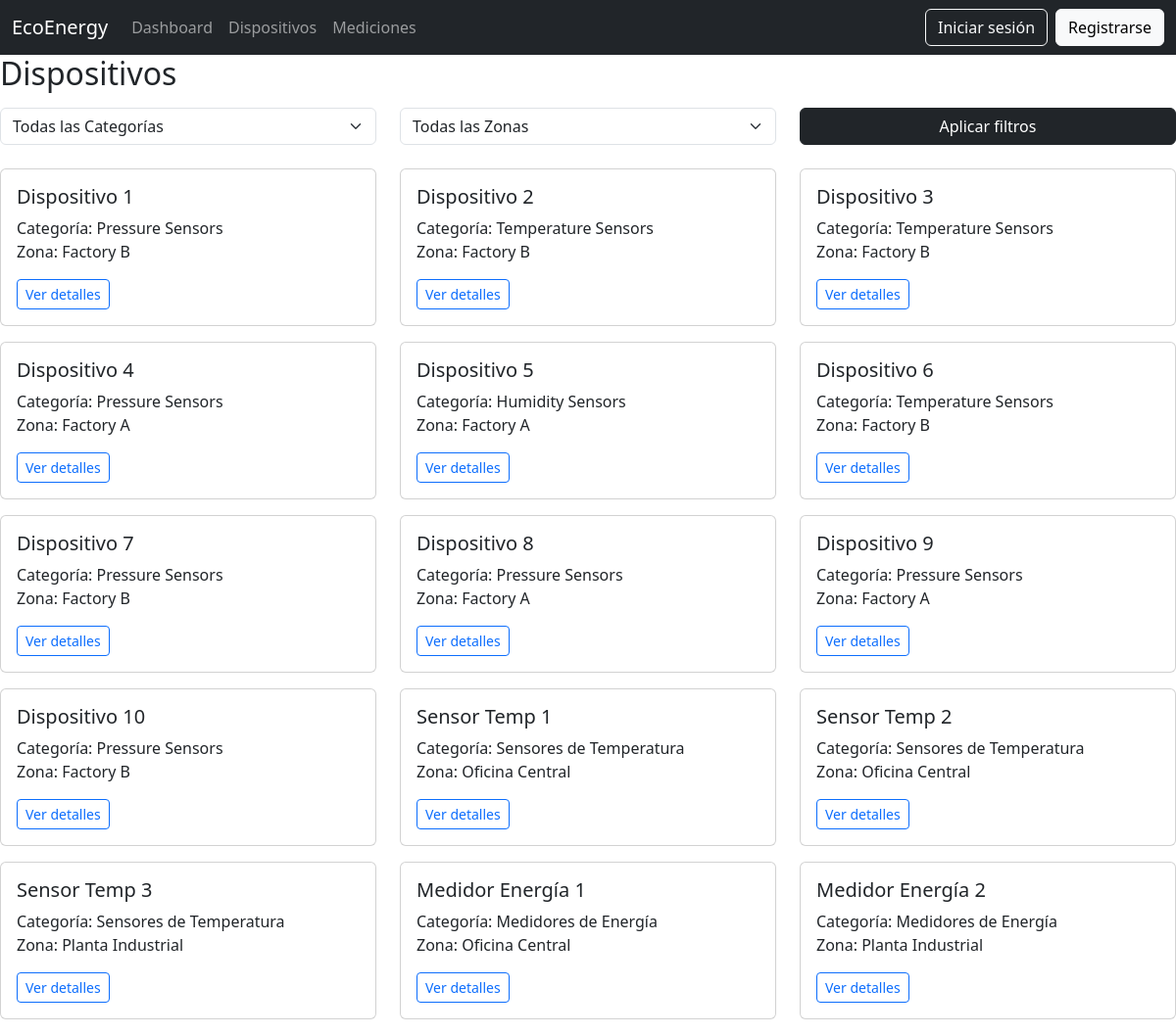
Page /devices/ on the committed database.
### core/models.py (models this page shows, shortened)
class Device(models.Model):
    name = models.CharField(max_length=100)
    category = models.ForeignKey(Category, on_delete=models.CASCADE)
    zone = models.ForeignKey(Zone, on_delete=models.CASCADE)
    organization = models.ForeignKey(Organization, on_delete=models.CASCADE)
    created_at = models.DateTimeField(auto_now_add=True)
    updated_at = models.DateTimeField(auto_now=True)
    deleted_at = models.DateTimeField(null=True, blank=True)

class Category(models.Model):
    name = models.CharField(max_length=100)
    organization = models.ForeignKey(Organization, on_delete=models.CASCADE)
    created_at = models.DateTimeField(auto_now_add=True)
    updated_at = models.DateTimeField(auto_now=True)
    deleted_at = models.DateTimeField(null=True, blank=True)

class Zone(models.Model):
    name = models.CharField(max_length=100)
    organization = models.ForeignKey(Organization, on_delete=models.CASCADE)
    created_at = models.DateTimeField(auto_now_add=True)
    updated_at = models.DateTimeField(auto_now=True)
    deleted_at = models.DateTimeField(null=True, blank=True)

### core/views.py (the view)
# urls.py: path("devices/", views.device_list, name="device_list"),
def device_list(request):
    category_id = request.GET.get("category", "all")
    zone_id = request.GET.get("zone", "all")
    devices = Device.objects.all()
    categories = Category.objects.all()
    zones = Zone.objects.all()
    if category_id != "all":
        devices = devices.filter(category_id=category_id)
    if zone_id != "all":
        devices = devices.filter(zone_id=zone_id)
    context = {
        "devices": devices,
        "categories": categories,
        "zones": zones,
        "selected_category": category_id,
        "selected_zone": zone_id,
    }
    return render(request, "core/device_list.html", context)

### core/templates/core/device_list.html (shortened to what this page needs)
{% extends "base.html" %}
{% block content %}
<h2 class="mb-3">Dispositivos</h2>
<form method="get" class="row mb-4">
    <div class="col-md-4">
        <select name="category" class="form-select">
            <option value="all" {% if selected_category == "all" %}selected{% endif %}>Todas las Categorías</option>
        </select>
    </div>
    <div class="col-md-4">
        <select name="zone" class="form-select">
            <option value="all" {% if selected_zone == "all" %}selected{% endif %}>Todas las Zonas</option>
        </select>
    </div>
    <div class="col-md-4">
        <button type="submit" class="btn btn-dark w-100">Aplicar filtros</button>
    </div>
</form>
<div class="row">
    {% for d in devices %}
    <div class="col-md-4">
        <div class="card mb-3">
            <div class="card-body">
                <h5 class="card-title">{{ d.name }}</h5>
                <p class="card-text">
                    Categoría: {{ d.category.name }} <br>
                    Zona: {{ d.zone.name }}
                </p>
                <a href="#" class="btn btn-outline-primary btn-sm">Ver detalles</a>
            </div>
        </div>
    </div>
    {% empty %}
    <p>No hay dispositivos disponibles</p>
    {% endfor %}
</div>
{% endblock %}

### rows in the picture
Device: name "Dispositivo 1", category.name "Pressure Sensors", zone.name "Factory B"
Device: name "Dispositivo 2", category.name "Temperature Sensors", zone.name "Factory B"
Device: name "Dispositivo 3", category.name "Temperature Sensors", zone.name "Factory B"
Device: name "Dispositivo 4", category.name "Pressure Sensors", zone.name "Factory A"
Device: name "Dispositivo 5", category.name "Humidity Sensors", zone.name "Factory A"
Device: name "Dispositivo 6", category.name "Temperature Sensors", zone.name "Factory B"
Device: name "Dispositivo 7", category.name "Pressure Sensors", zone.name "Factory B"
Device: name "Dispositivo 8", category.name "Pressure Sensors", zone.name "Factory A"
Device: name "Dispositivo 9", category.name "Pressure Sensors", zone.name "Factory A"
Device: name "Dispositivo 10", category.name "Pressure Sensors", zone.name "Factory B"
Device: name "Sensor Temp 1", category.name "Sensores de Temperatura", zone.name "Oficina Central"
Device: name "Sensor Temp 2", category.name "Sensores de Temperatura", zone.name "Oficina Central"
Device: name "Sensor Temp 3", category.name "Sensores de Temperatura", zone.name "Planta Industrial"
Device: name "Medidor Energía 1", category.name "Medidores de Energía", zone.name "Oficina Central"
Device: name "Medidor Energía 2", category.name "Medidores de Energía", zone.name "Planta Industrial"
